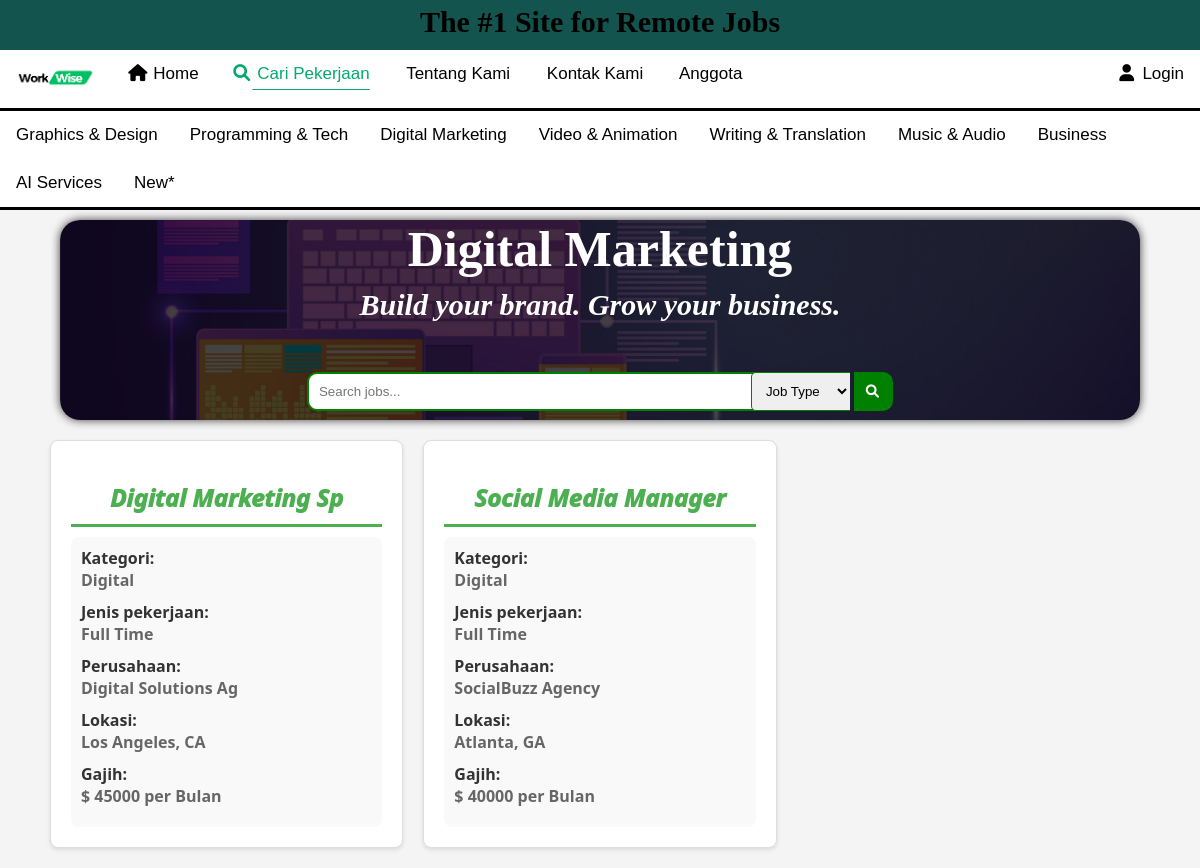
The page /job_category.php?ctg=Digital on the database its author committed.
### tables this page shows
CREATE TABLE
  `jobtable` (
    `jobId` int (10) NOT NULL,
    `userId` int (11) NOT NULL,
    `category` varchar(32) NOT NULL,
    `title` varchar(20) NOT NULL,
    `jobType` varchar(10) NOT NULL,
    `company` varchar(20) NOT NULL,
    `location` varchar(32) NOT NULL,
    `price` int (10) NOT NULL,
    `exitDay` date NOT NULL,
    `responsibilities` varchar(120) NOT NULL,
    `requirements` varchar(200) NOT NULL,
    `payment` int (11) NOT NULL
  );

### job_category.php (the view, shortened to what this page needs)
<?php include("conn.php"); ?>
<?php
$ctg=$_GET["ctg"];
if (isset($_GET["search"]) || isset($_GET["filter"])) {
    $search1 = $_GET["search"];
    $filter = $_GET["filter"];
    $search = mysqli_real_escape_string($conn, $search1);
    if (!empty($search)) {
        if ($filter == "All Type") {
            $sql = "SELECT * FROM jobtable WHERE category='$ctg' AND (title LIKE '%$search%' OR company LIKE '%$search%' OR location LIKE '%$search%' OR price LIKE '%$search%' OR exitDay LIKE '%$search%')";
            $result = mysqli_query($conn, $sql);
            if ($result == false) {
            }
        } else if ($filter == "Full Time" || $filter == "Part Time") {
            $sql = "SELECT * FROM jobtable WHERE category='$ctg' AND (title LIKE '%$search%' OR company LIKE '%$search%' OR location LIKE '%$search%' OR price LIKE '%$search%' OR exitDay LIKE '%$search%') AND jobType = '$filter'";
            $result = mysqli_query($conn, $sql);
            if ($result == false) {
            }
        } else {
        }
    } else {
        if ($filter == "Full Time" || $filter == "Part Time") {
            $sql = "SELECT * FROM jobtable WHERE category='$ctg' AND jobType = '$filter'";
            $result = mysqli_query($conn, $sql);
            if ($result == false) {
                $note = "Data not found.";
            }
        } else {
            $sql = "SELECT * FROM jobtable WHERE category='$ctg' ";
        }
    }
} else {
    $sql = "SELECT * FROM jobtable WHERE category='$ctg'";
}
$result = mysqli_query($conn, $sql);
?>
<!DOCTYPE html>
<html lang="en">
<head>
    <link rel="stylesheet" href="https://cdnjs.cloudflare.com/ajax/libs/font-awesome/4.7.0/css/font-awesome.min.css">
    <link rel="stylesheet" href="./CSS/job_list.css">
    <link rel="stylesheet" href="https://cdnjs.cloudflare.com/ajax/libs/font-awesome/6.0.0/css/all.min.css">
</head>
<body>
    <header>
        <link rel="stylesheet" href="./CSS/header.css">
        <div class="headerbar">
            <h3>The #1 Site for Remote Jobs</h3>
        </div>
    </header>
    <?php include_once("navbar.php"); ?>
    <?php include_once("ctg_bar.php"); ?>
    <form action="job_category.php" method="get">
        <div class="searchbar" id="seardiv" >
            <?php
            $ctg=$_GET['ctg'];
            if($ctg=='Graphics'){
                $c1='Graphics & Design';
                $c2='Designs to make you stand out';
            } elseif($ctg=='Programming'){
                $c1='Programming & Tech';
                $c2='You think it. A programmer develops it';
            }
            else if($ctg=='Digital'){
                $c1='Digital Marketing';
                $c2='Build your brand. Grow your business.';
            }
            elseif($ctg=='Video'){
                $c1='Video & Animation';
                $c2='Bring your story to life with creative videos.';
            }elseif($ctg=='Writing'){
                $c1='Writing & Translation';
                $c2='Get your words across—in any language.';
            }
            elseif($ctg=='Music'){
                $c1='Music & Audio';
                $c2='Do not miss a beat. Bring your sound to life.';
            }
            elseif($ctg=='Business'){
                $c1='Business';
                $c2='Business to make you stand out';
            }
            elseif($ctg=='AI'){
                $c1='AI Services';
                $c2='AI to make you stand out';
            }else{
                $c1='New';
                $c2='New to make you stand out';
            } ?>
            <h1 id="ctg_name"><?php echo $c1;?></h1>
            <h3 id="ctg_ds"><?php echo $c2;?></h3>
            <input id="fsearch" type="search" name="search" placeholder="<?php if (isset($_GET["search"])) {
                                                                echo $_GET["search"];
                                                            } else {
                                                                echo "Search jobs...";
                                                            } ?>">
            <select name="filter"  id="idcheck " >
                <option value="All Type">Job Type</option>
            </select>
            <button type="submit"    name="submit"><i class="fa fa-fw fa-search"></i></button>
        </div>
    </form>
    <div class="job_listings">
        <div class="job_row">
            <?php
            if ($result && mysqli_num_rows($result) > 0) {
                while ($row = mysqli_fetch_assoc($result)) {
                    ?>
                    <div class="job">
                        <h2>
                            <?php echo $row["title"]; ?>
                        </h2>
                        <div class="job_details">
                            <h4>Kategori:</h4>
                            <p>
                                <?php echo $row['category']; ?>
                            </p>
                            <h4>Jenis pekerjaan:</h4>
                            <p>
                                <?php echo $row['jobType']; ?>
                            </p>
                            <h4>Perusahaan:</h4>
                            <p>
                                <?php echo $row['company']; ?>
                            </p>
                            <h4>Lokasi:</h4>
                            <p>
                                <?php echo $row['location']; ?>
                            </p>
                            <h4>Gajih:</h4>
                            <p>$
                                <?php echo $row['price']; ?> per Bulan
                            </p>
                        </div>
                    </div>
                    <?php
                }
                ?>
            </div>
        </div>
        <?php
            }
?>
</body>
</html>

### CSS/job_list.css (style rules this page uses)
body { margin: 0; padding: 0; background-color: #f4f4f4; }
.searchbar { width: 100%; text-align: center; justify-content: center; }
input , button,select { margin-top: 50px; padding: 10px; border-style: solid; border-color: green; }
.searchbar input { width: 50%; border-top-left-radius: 10px; border-bottom-left-radius: 10px; border-right-style: none; }
.searchbar button { border-top-right-radius: 10px; border-bottom-right-radius: 10px; border-left-style: none; background-color: green; margin-left: 0; }
select { border-radius: 5px; border-top-right-radius: 0; border-bottom-right-radius: 0; border-style: solid; border-right-style: none; margin-left: -100px; position: sticky; }
button i { color: white; }
.job_listings { font-family: 'Segoe UI', Tahoma, Geneva, Verdana, sans-serif; max-width: 1100px; margin: 20px auto; }
.job_row { display: grid; grid-template-columns: repeat(3, 1fr); gap: 20px; }
.job { border: 1px solid #ddd; background-color: #fff; padding: 20px; border-radius: 8px; box-shadow: 0 2px 4px rgba(0, 0, 0, 0.1); transition: transform 0.3s ease-in-out; }
h2 { text-align: center; font-style: italic; font-weight: 1000; margin-bottom: 10px; color: #4CAF50; padding-bottom: 10px; border-bottom-style: solid; }
p { color: #666; font-weight: 600; margin-bottom: 8px; padding-bottom: 10px; }
.job_details { background-color: #f9f9f9; padding: 10px; border-radius: 8px; }
.job_details h4 { margin: 0; color: #333; }
.job_details p { margin: 0; color: #666; }

### CSS/header.css (style rules this page uses)
body { margin: 0; }
.headerbar { margin-top: -30px; padding: 0; height: 50px; background-color: #13544e; }
.headerbar h3 { padding: 5px; text-align: center; font-size: 30px; }

### job_category.php (style rules this page uses)
#seardiv { background-image: url(./Image/Home/ctg4.png); background-position: center; background-size: cover; background-repeat: none; width: 90%; height: 200px; margin: 10px auto; border-radius: 20px; box-shadow: 0px 0px 10px 0px rgba(0, 0, 0, 0.75); }
#ctg_name { color: white; font-weight: 1500; color: white; font-size: 50px; margin: 0; }
#ctg_ds { font-size: 30px; font-style: italic; color: white; font-weight: 800; margin: 10px 0 0 0 ; }

### rows shown on the page
jobtable: title "Digital Marketing Sp", category "Digital", jobType "Full Time", company "Digital Solutions Ag", location "Los Angeles, CA", price "45000"
jobtable: title "Social Media Manager", category "Digital", jobType "Full Time", company "SocialBuzz Agency", location "Atlanta, GA", price "40000"

### other values the page prints
$c1 "Digital Marketing"
$c2 "Build your brand. Grow your business."
